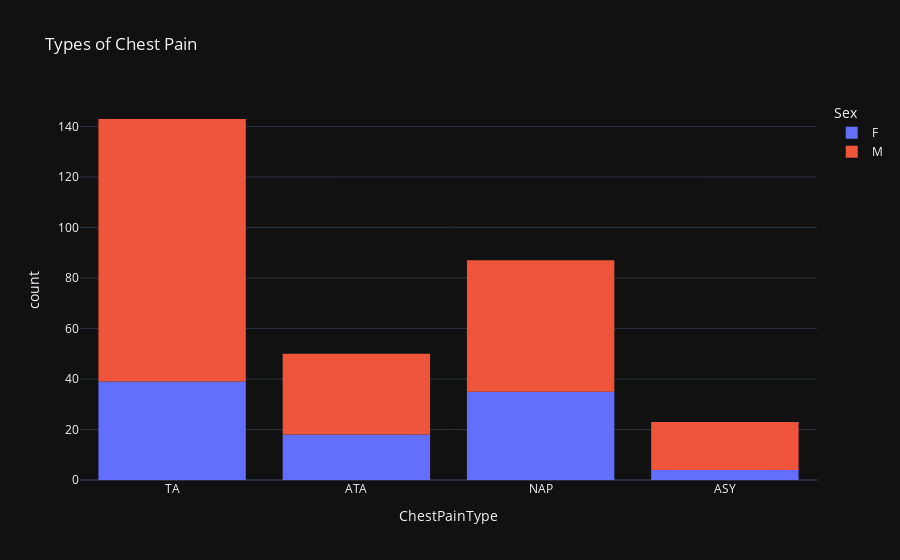

Write notebook code for a chart like this one.
### Code cell
fig=px.histogram(df,
                 x="ChestPainType",
                 color="Sex",
                 hover_data=df.columns,
                 title="Types of Chest Pain"
                )
fig.show()

### Figure 1 — Plotly figure (JSON) as saved in the notebook; plotly's stock layout.template omitted (floating-point values rounded to 4 significant figures; data arrays with more than 128 entries replaced by an {"elided": "..."} marker saying what was removed)
{"data": [{"alignmentgroup": "True", "bingroup": "x", "hovertemplate": "Sex=F<br>ChestPainType=%{x}<br>count=%{y}<extra></extra>", "legendgroup": "F", "marker": {"color": "#636efa", "pattern": {"shape": ""}}, "name": "F", "offsetgroup": "F", "orientation": "v", "showlegend": true, "type": "histogram", "x": ["TA", "TA", "TA", "TA", "TA", "TA", "TA", "TA", "TA", "TA", "TA", "TA", "TA", "TA", "TA", "TA", "TA", "TA", "TA", "TA", "TA", "TA", "TA", "TA", "TA", "TA", "TA", "TA", "TA", "TA", "TA", "TA", "TA", "TA", "TA", "TA", "TA", "TA", "TA", "ATA", "ATA", "ATA", "ATA", "ATA", "ATA", "ATA", "ATA", "ATA", "ATA", "ATA", "ATA", "ATA", "ATA", "ATA", "ATA", "ATA", "ATA", "NAP", "NAP", "NAP", "NAP", "NAP", "NAP", "NAP", "NAP", "NAP", "NAP", "NAP", "NAP", "NAP", "NAP", "NAP", "NAP", "NAP", "NAP", "NAP", "NAP", "NAP", "NAP", "NAP", "NAP", "NAP", "NAP", "NAP", "NAP", "NAP", "NAP", "NAP", "NAP", "NAP", "NAP", "NAP", "ASY", "ASY", "ASY", "ASY"], "xaxis": "x", "yaxis": "y"}, {"alignmentgroup": "True", "bingroup": "x", "hovertemplate": "Sex=M<br>ChestPainType=%{x}<br>count=%{y}<extra></extra>", "legendgroup": "M", "marker": {"color": "#EF553B", "pattern": {"shape": ""}}, "name": "M", "offsetgroup": "M", "orientation": "v", "showlegend": true, "type": "histogram", "x": {"elided": "207 str values"}, "xaxis": "x", "yaxis": "y"}], "layout": {"barmode": "relative", "legend": {"title": {"text": "Sex"}, "tracegroupgap": 0}, "title": {"text": "Types of Chest Pain"}, "xaxis": {"anchor": "y", "domain": [0, 1], "title": {"text": "ChestPainType"}}, "yaxis": {"anchor": "x", "domain": [0, 1], "title": {"text": "count"}}}}
